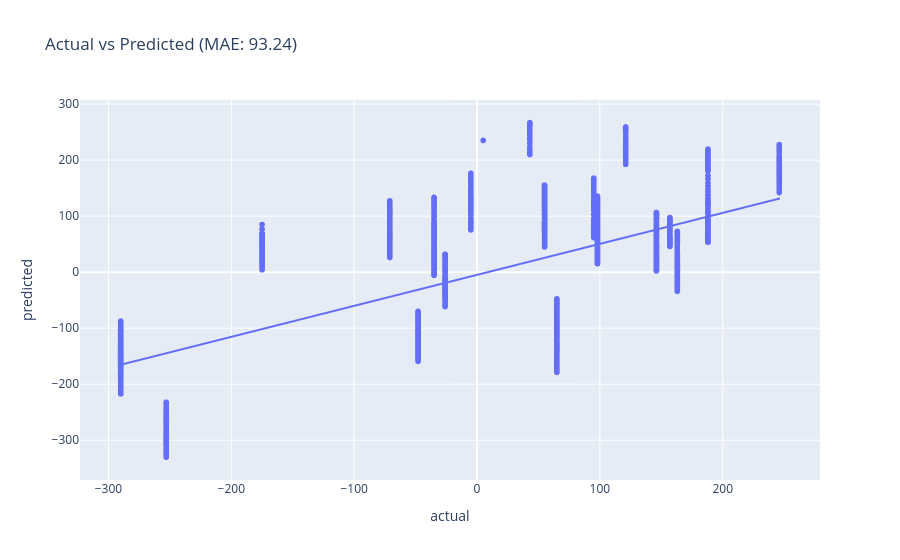

Notebook source saved alongside this figure:
### Code cell
# Fit regression
model = sm.OLS(y, X).fit()

predictions = model.predict(X)
results_df = pd.DataFrame(
    {"actual": y, "predicted": predictions, "residual": y - predictions}
).round(2)

results_df["Date"] = pdf_all_filtered["Date"].values

mae = mean_absolute_error(y, predictions)

print(model.summary())

px.scatter(
    results_df,
    x="actual",
    y="predicted",
    trendline="ols",
    title=f"Actual vs Predicted (MAE: {mae:.2f})",
    hover_data=["Date"],
)

### Figure 1 — Plotly figure (JSON) as saved in the notebook; plotly's stock layout.template omitted (floating-point values rounded to 4 significant figures; data arrays with more than 128 entries replaced by an {"elided": "..."} marker saying what was removed)
{"data": [{"customdata": {"elided": "5612x1 str values"}, "hovertemplate": "actual=%{x}<br>predicted=%{y}<br>Date=%{customdata[0]}<extra></extra>", "legendgroup": "", "marker": {"color": "#636efa", "symbol": "circle"}, "mode": "markers", "name": "", "showlegend": false, "type": "scattergl", "x": {"elided": "5612 float values"}, "xaxis": "x", "y": {"elided": "5612 float values"}, "yaxis": "y"}, {"hovertemplate": "<b>OLS trendline</b><br>predicted = 0.553083 * actual + -4.83977<br>R<sup>2</sup>=0.553083<br><br>actual=%{x}<br>predicted=%{y} <b>(trend)</b><extra></extra>", "legendgroup": "", "marker": {"color": "#636efa", "symbol": "circle"}, "mode": "lines", "name": "", "showlegend": false, "type": "scattergl", "x": {"elided": "5612 float values"}, "xaxis": "x", "y": {"elided": "5612 float values"}, "yaxis": "y"}], "layout": {"legend": {"tracegroupgap": 0}, "title": {"text": "Actual vs Predicted (MAE: 93.24)"}, "xaxis": {"anchor": "y", "domain": [0, 1], "title": {"text": "actual"}}, "yaxis": {"anchor": "x", "domain": [0, 1], "title": {"text": "predicted"}}}}
